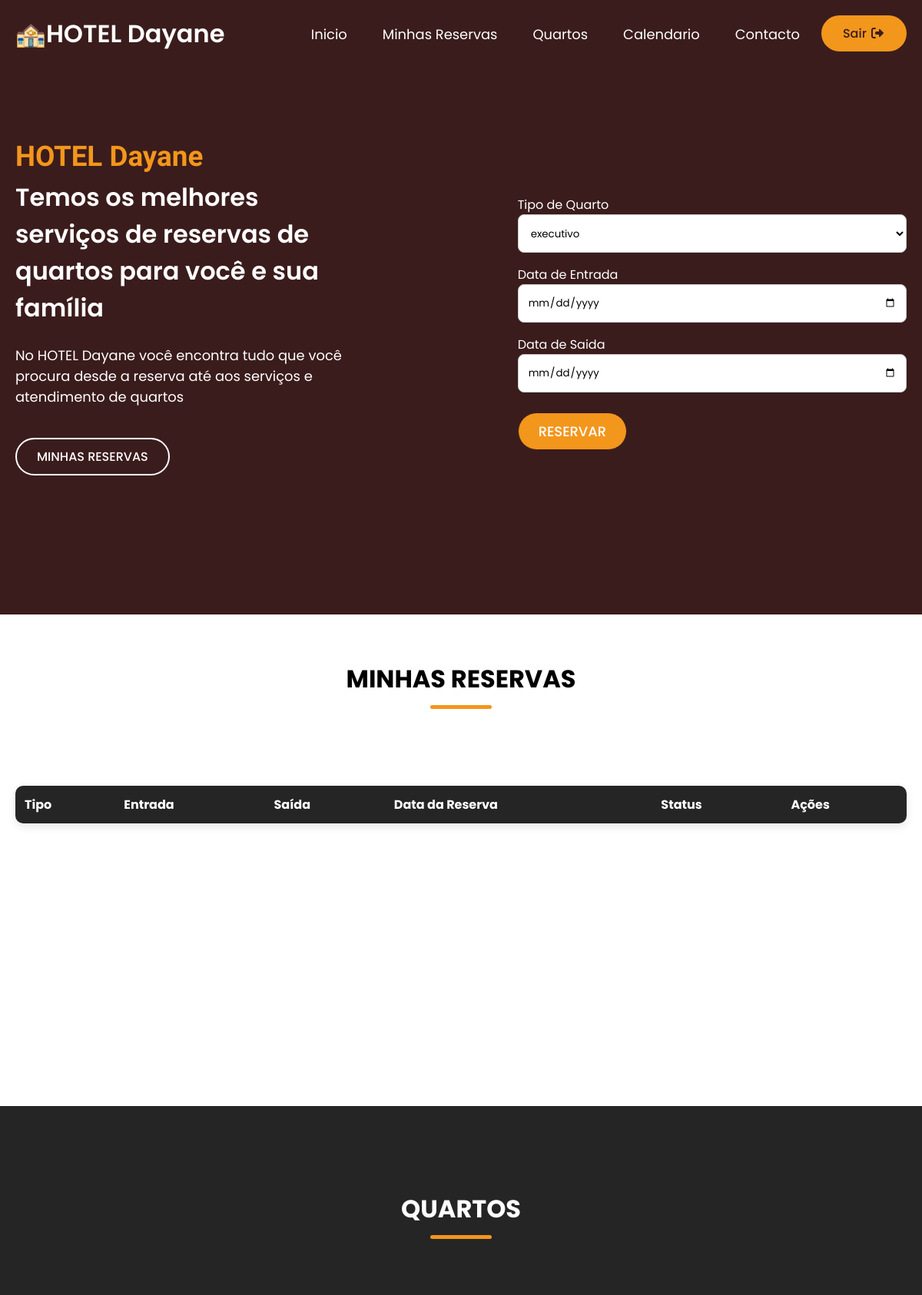
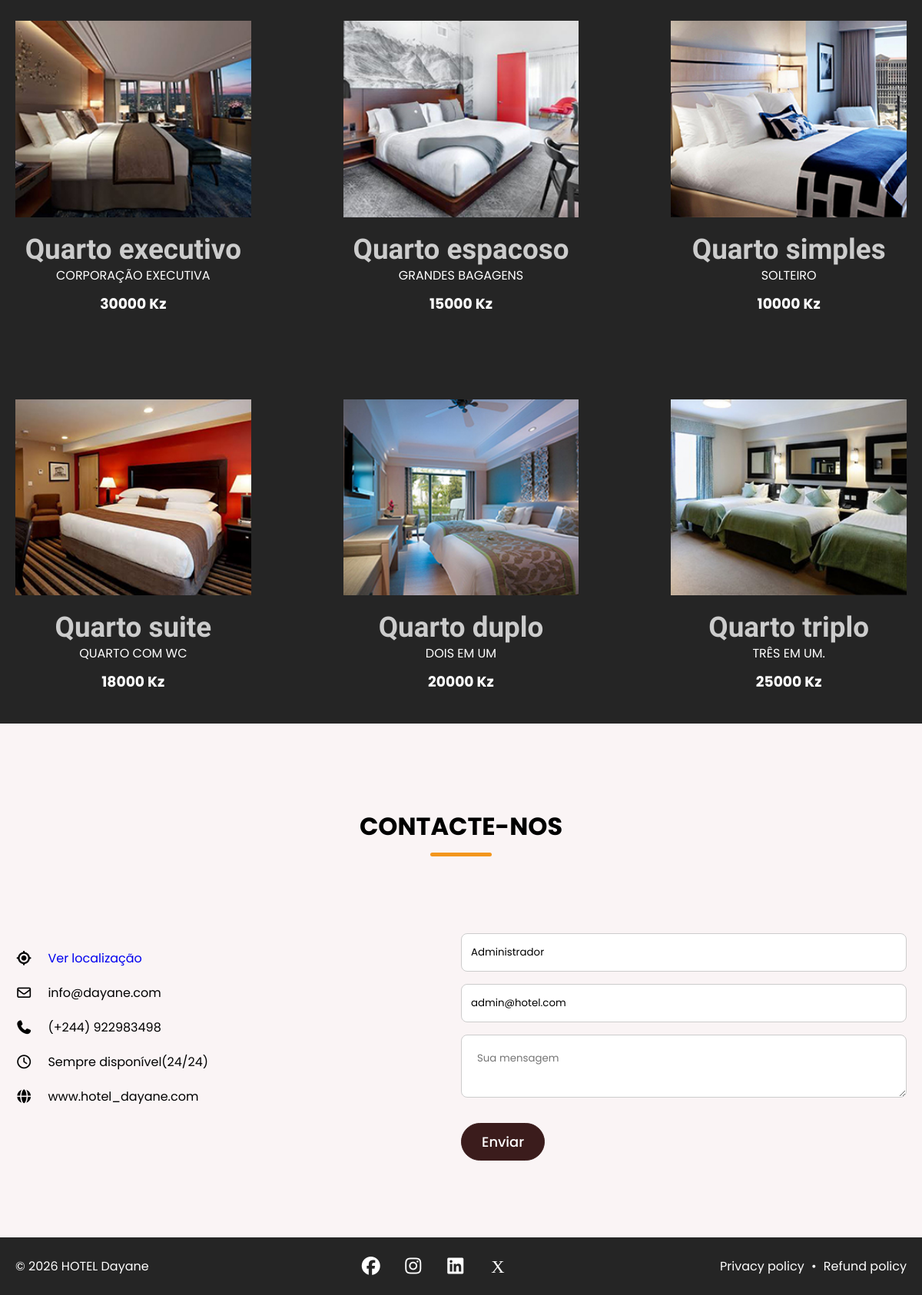
Screenshot of /usuario_logado.php (signed in) with the database file from the repository (2 pictures, top to bottom).
### tables this page shows
CREATE TABLE `rooms` (
  `id_rooms` int(11) NOT NULL,
  `tipo` enum('executivo','espacoso','suite','simples','duplo','triplo','executivo2','espacoso2','suite2','simples2','duplo2','triplo2') NOT NULL,
  `descricao` varchar(1000) NOT NULL,
  `preco` decimal(10,0) NOT NULL,
  `data_insert` date NOT NULL,
  `imagem` varchar(100) NOT NULL
);

CREATE TABLE `users` (
  `id_client` int(11) NOT NULL,
  `name` varchar(255) NOT NULL,
  `email` varchar(255) NOT NULL,
  `password` varchar(255) NOT NULL,
  `role` enum('client','admin','funcionario') DEFAULT 'client',
  `reset_token` varchar(255) DEFAULT NULL,
  `reset_expires` datetime DEFAULT NULL
);

### usuario_logado.php (the view, shortened to what this page needs)
<?php
include 'db.php';
$rooms_sql = "SELECT * FROM rooms";
$rooms_result = $conn->query($rooms_sql);
$rooms_result1 = $conn->query("SELECT * FROM rooms");
$id_client = $_SESSION['user_id'];
$result = $conn->query("SELECT * FROM users WHERE id_client=$id_client");
$user = $result->fetch_assoc();
?>
<!DOCTYPE html>
<html lang="pt-pt">
<head>
    <link rel="stylesheet" href="https://cdnjs.cloudflare.com/ajax/libs/font-awesome/7.0.1/css/all.min.css">
    <link rel="stylesheet" href="https://cdn.jsdelivr.net/npm/swiper@12/swiper-bundle.min.css">
    <link rel="stylesheet" href="css/style.css">
</head>
<body>
    <header>
        <nav class="navbar section-content">
            <a href="#" class="nav-logo">
                <h2 class="logo-text">🏤HOTEL Dayane</h2>
            </a>
            <ul class="nav-menu">
                <li class="nav-item">
                    <a href="#" class="nav-link">Inicio</a>
                </li>
                <li class="nav-item">
                    <a href="#reservas" class="nav-link">Minhas Reservas</a>
                </li>
                <li class="nav-item">
                    <a href="#rooms" class="nav-link">Quartos</a>
                </li>
                <li class="nav-item">
                    <a href="calendar.php" class="nav-link">Calendario</a>
                </li>
                <li class="nav-item">
                    <a href="#contact" class="nav-link">Contacto</a>
                </li>
                   <div class="buttons">
                        <a href="logout.php" class="button LOGIN-CADASTRO">Sair&nbsp;<i class="fa-solid fa-right-from-bracket"></i></a>
                    </div>
            </ul>
        </nav>
    </header>
        <section class="hero-section">
            <div class="section-content">
                <div class="hero-details">
                    <h2 class="title">HOTEL Dayane</h2>
                    <h3 class="subtitle">Temos os melhores serviços de reservas de quartos para você e sua família</h3>
                    <p class="description">
                        No HOTEL Dayane você encontra tudo que você procura desde a reserva até aos serviços e atendimento de quartos
                    </p>
                    <div class="buttons">
                        <a href="#minhas_reservas" class="button contact-us">MINHAS RESERVAS</a>
                    </div>
                </div>
                <div class="contact-section" style="background-color: #3b1c1c; margin-top:90px;">
                 <form class="contact-form" style="max-width:1000px; " method="post">
                <label>Tipo de Quarto</label>
                    <select name="tipo" class="form-input" required>
                        <?php while($room = $rooms_result->fetch_assoc()): ?>
                            <option value="<?= $room['tipo'] ?>">
                                <?= $room['tipo'] ?>
                            </option>
                        <?php endwhile; ?>
                    </select>
                    <label>Data de Entrada</label>
                        <input type="date" name="entrada" min="<?= date('Y-m-d') ?>" class="form-input" required>
                    <label>Data de Saida</label>
                         <input type="date" name="saida" min="<?= date('Y-m-d') ?>" class="form-input" required>
                        <button type="submit" class="submit-button" style="background: #f3961c;" >RESERVAR</button>
                    </form>
                </div>
            </div>
        </section>
          <section class="reserva-section" id="reservas">
            <h2 class="section-title">Minhas Reservas</h2>
            <div class="section-content">
                <table>
    <tr>
        <th>Tipo</th>
        <th>Entrada</th>
        <th>Saída</th>
        <th>Data da Reserva</th>
        <th>Status</th>
        <th>Ações</th>
    </tr>
</table>
    </div>
     </section>
          <section class="room-section" id="rooms">
            <h2 class="section-title">Quartos</h2>
            <div class="section-content">
                <ul class="room-list">
                   <?php while($room = $rooms_result1->fetch_assoc()): ?>
                    <li class="room-item" >
                        <img src="<?= $room['imagem'] ?>" alt="Room1" class="room-image">
                       <h1 class="subititle">Quarto  <?= $room['tipo'] ?></h1>
                       <p class="text" style="margin-bottom: 10px;"><?= $room['descricao'] ?></p>
                            <h3><?= $room['preco'] ?> Kz </h3>
                    </li>
                    <?php endwhile; ?>
                </ul>
            </div>
          </section>
                <section class="contact-section" id="contact">
                <h2 class="section-title">Contacte-nos</h2>
                <div class="section-content">
                    <ul class="contact-info-list">
                       <li class="contact-info">
    <i class="fa-solid fa-location-crosshairs"></i>
  <a href="#" onclick="mostrarMapa(); return false;">Ver localização</a>
</li>
                        <li class="contact-info">
                            <i class="fa-regular fa-envelope"></i>
                            <p>info@dayane.com</p>
                        </li>
                        <li class="contact-info">
                            <i class="fa-solid fa-phone"></i>
                            <p>(+244) 922983498</p>
                        </li>
                        <li class="contact-info">
                            <i class="fa-regular fa-clock"></i>
                            <p>Sempre disponível(24/24)</p>
                        </li>
                        <li class="contact-info">
                            <i class="fa-solid fa-globe"></i>
                            <p>www.hotel_dayane.com</p>
                        </li>
                    </ul>
                    <form action="contactos.php" method="POST" class="contact-form">
                        <input type="text" name="nome" placeholder="Seu nome"  class="form-input" value="<?= $user['name'] ?>" required>
                        <input type="email" name="email" placeholder="Seu email"   class="form-input" value="<?= $user['email'] ?>" required>
                        <textarea name="mensagem" placeholder="Sua mensagem"  class="form-input"></textarea>
                        <button class="submit-button">Enviar</button>
                    </form>
                </div>
             </section>
               <footer class="footer-section">
                <div class="section-content">
                    <p class="copyrigth-text">&copy; 2026 HOTEL Dayane</p>
                     <div class="social-link-list">
                        <a href="#" class="social-link"><i class="fa-brands fa-facebook"></i></a>
                        <a href="#" class="social-link"><i class="fa-brands fa-instagram"></i></a>
                        <a href="#" class="social-link"><i class="fa-brands fa-linkedin"></i></a>
                        <a href="#" class="social-link"><i class="fa-brands fa-x"></i></a>
                    </div>
                    <p class="policy-text">
                        <a href="#" class="policy-link">Privacy policy</a>
                        <span class="separator">&bull;</span>
                        <a href="#" class="policy-link">Refund policy</a>
                    </p>
                </div>
              </footer>
</body>
</html>

### rows the page displays
rooms: imagem (picture), tipo "executivo", descricao "CORPORAÇÃO EXECUTIVA", preco "30000"
rooms: imagem (picture), tipo "espacoso", descricao "GRANDES BAGAGENS", preco "15000"
rooms: imagem (picture), tipo "simples", descricao "SOLTEIRO", preco "10000"
rooms: imagem (picture), tipo "suite", descricao "QUARTO COM WC", preco "18000"
rooms: imagem (picture), tipo "duplo", descricao "DOIS EM UM", preco "20000"
rooms: imagem (picture), tipo "triplo", descricao "TRÊS EM UM.", preco "25000"
users: nome "Administrador", email "admin@hotel.com"

### other values shown
form field tipo "executivo"
